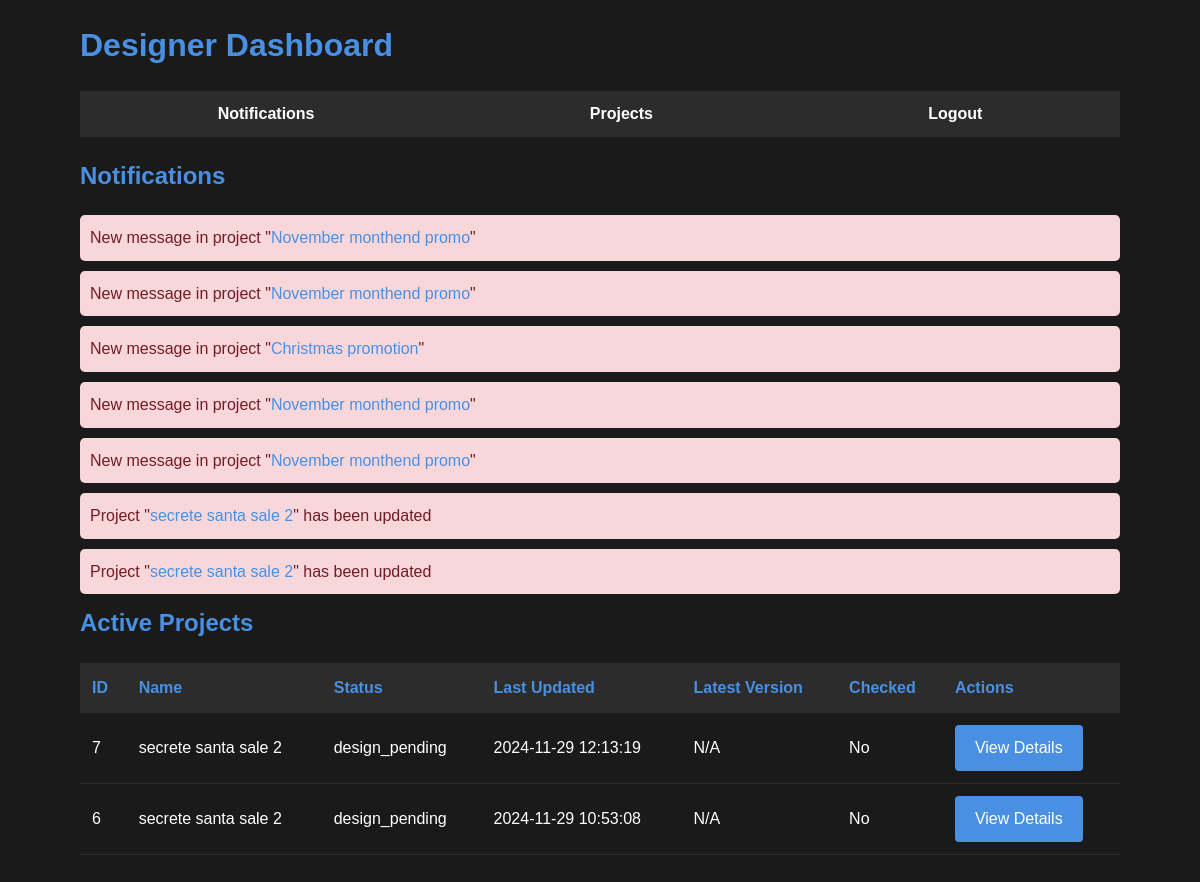
Before: /designer_dashboard.php (signed in) with the older database file.
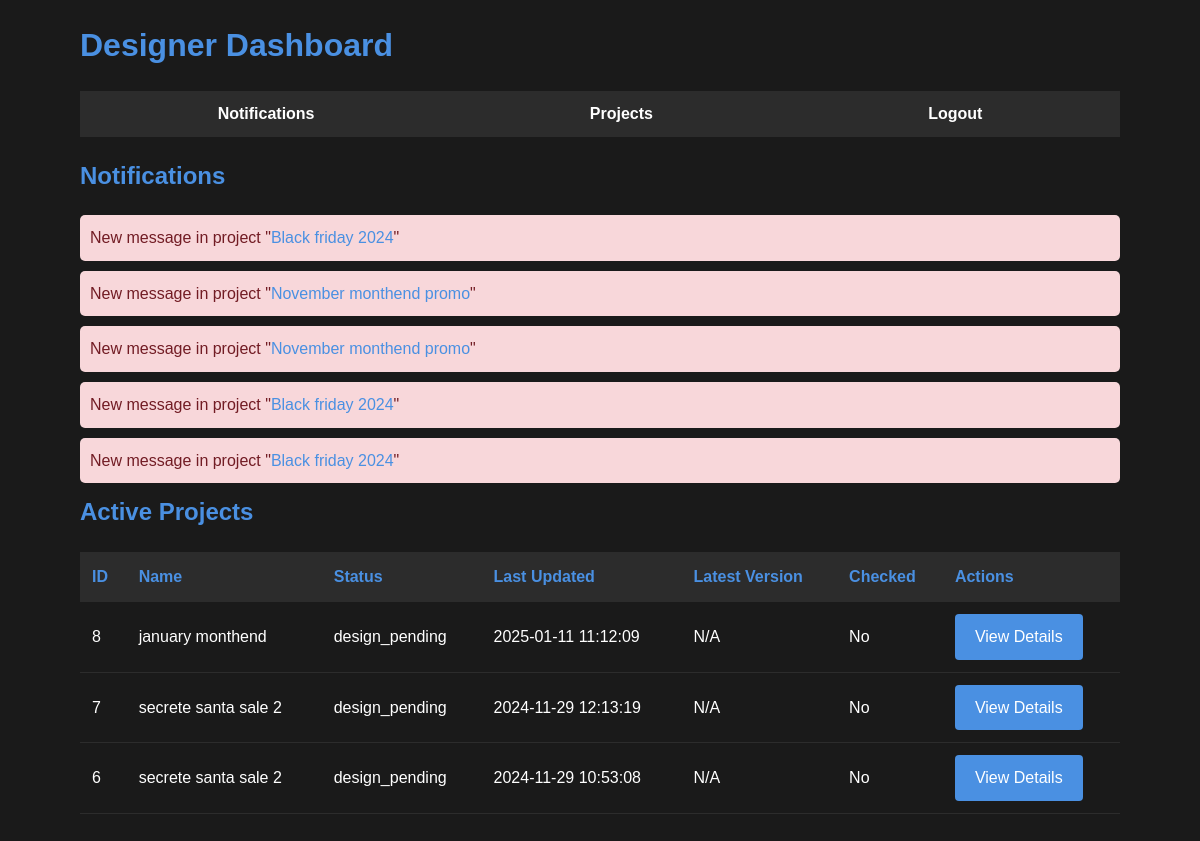
After: the same page with the newer database file.
### tables this page shows
CREATE TABLE `chat_messages` (
  `id` int(11) NOT NULL,
  `project_id` int(11) NOT NULL,
  `user_id` int(11) NOT NULL,
  `message` text NOT NULL,
  `created_at` timestamp NOT NULL DEFAULT current_timestamp(),
  `is_closed` tinyint(1) DEFAULT 0
);

CREATE TABLE `projects` (
  `id` int(11) NOT NULL,
  `name` varchar(100) NOT NULL,
  `status` enum('design_pending','design_approved','draft_review','final_review','approved_for_print','completed') NOT NULL,
  `created_at` timestamp NOT NULL DEFAULT current_timestamp(),
  `project_date` date NOT NULL,
  `comment` text DEFAULT NULL,
  `pdf_file_path` varchar(255) DEFAULT NULL,
  `current_draft` int(11) NOT NULL DEFAULT 1,
  `updated_at` timestamp NOT NULL DEFAULT current_timestamp() ON UPDATE current_timestamp()
);

### designer_dashboard.php (the view, shortened to what this page needs)
<?php
require_once 'config/database.php';
$stmt = $pdo->prepare("SELECT p.*,
    (SELECT COUNT(*) FROM project_checks pc WHERE pc.project_id = p.id AND pc.user_id = ? AND pc.checker_role = 'designer') as checked,
    (SELECT MAX(version_number) FROM file_versions fv WHERE fv.project_id = p.id) as latest_version
    FROM projects p
    WHERE p.status IN ('design_pending', 'design_in_progress', 'review_pending', 'changes_requested')
    ORDER BY p.updated_at DESC");
$stmt->execute([$_SESSION['user_id']]);
$projects = $stmt->fetchAll();
$stmt = $pdo->prepare("
    SELECT cm.*, p.name as project_name, p.id as project_id
    FROM chat_messages cm
    JOIN projects p ON cm.project_id = p.id
    LEFT JOIN viewed_messages vm ON cm.id = vm.message_id AND vm.user_id = ?
    WHERE vm.id IS NULL AND cm.is_closed = FALSE
    ORDER BY cm.created_at DESC
    LIMIT 5
");
$stmt->execute([$_SESSION['user_id']]);
$new_messages = $stmt->fetchAll();
$stmt = $pdo->prepare("
    SELECT p.id, p.name, p.updated_at
    FROM projects p
    WHERE p.updated_at > (SELECT COALESCE(MAX(last_viewed), '1970-01-01') FROM project_views WHERE user_id = ?)
    AND p.status IN ('design_pending', 'design_in_progress', 'review_pending', 'changes_requested')
    ORDER BY p.updated_at DESC
    LIMIT 5
");
$stmt->execute([$_SESSION['user_id']]);
$updated_projects = $stmt->fetchAll();
?>
<!DOCTYPE html>
<html lang="en">
<head>
    <link rel="stylesheet" href="public/css/style.css">
</head>
<body>
    <div class="container">
        <h1>Designer Dashboard</h1>
        <nav>
            <ul>
                <li><a href="#notifications">Notifications</a></li>
                <li><a href="#projects">Projects</a></li>
                <li><a href="logout.php">Logout</a></li>
            </ul>
        </nav>
        <section id="notifications">
            <h2>Notifications</h2>
            <?php if (count($new_messages) > 0): ?>
                <?php foreach ($new_messages as $message): ?>
                    <div class="notification" data-type="message" data-id="<?php echo $message['id']; ?>">
                        <p>New message in project "<a href="project_review.php?id=<?php echo $message['project_id']; ?>"><?php echo htmlspecialchars($message['project_name']); ?></a>"</p>
                    </div>
                <?php endforeach; ?>
            <?php endif; ?>
            <?php if (count($updated_projects) > 0): ?>
                <?php foreach ($updated_projects as $project): ?>
                    <div class="notification" data-type="project_update" data-id="<?php echo $project['id']; ?>">
                        <p>Project "<a href="project_review.php?id=<?php echo $project['id']; ?>"><?php echo htmlspecialchars($project['name']); ?></a>" has been updated</p>
                    </div>
                <?php endforeach; ?>
            <?php endif; ?>
        </section>
        <section id="projects">
            <h2>Active Projects</h2>
            <table>
                <thead>
                    <tr>
                        <th>ID</th>
                        <th>Name</th>
                        <th>Status</th>
                        <th>Last Updated</th>
                        <th>Latest Version</th>
                        <th>Checked</th>
                        <th>Actions</th>
                    </tr>
                </thead>
                <tbody>
                    <?php foreach ($projects as $project): ?>
                        <tr>
                            <td><?php echo htmlspecialchars($project['id']); ?></td>
                            <td><?php echo htmlspecialchars($project['name']); ?></td>
                            <td><?php echo htmlspecialchars($project['status']); ?></td>
                            <td><?php echo htmlspecialchars($project['updated_at']); ?></td>
                            <td><?php echo $project['latest_version'] ? htmlspecialchars($project['latest_version']) : 'N/A'; ?></td>
                            <td><?php echo $project['checked'] ? 'Yes' : 'No'; ?></td>
                            <td>
                                <a href="project_review.php?id=<?php echo $project['id']; ?>" class="btn">View Details</a>
                            </td>
                        </tr>
                    <?php endforeach; ?>
                </tbody>
            </table>
        </section>
    </div>
</body>
</html>

Changed rows visible on the page:
no longer on this page (row edited): chat_messages: project.name "Christmas promotion"
no longer on this page (row edited): chat_messages: project.name "November monthend promo"
no longer on this page (row edited): chat_messages: project.name "November monthend promo"
no longer on one of the page's lists (row unchanged): projects: name "secrete santa sale 2"
no longer on one of the page's lists (row unchanged): projects: name "secrete santa sale 2"
now on this page (row edited): chat_messages: project.name "Black friday 2024"
now on this page (row edited): chat_messages: project.name "Black friday 2024"
now on this page (row edited): chat_messages: project.name "Black friday 2024"
added projects: id "8", name "january monthend", status "design_pending", updated_at "2025-01-11 11:12:09", shown under "Active Projects"
